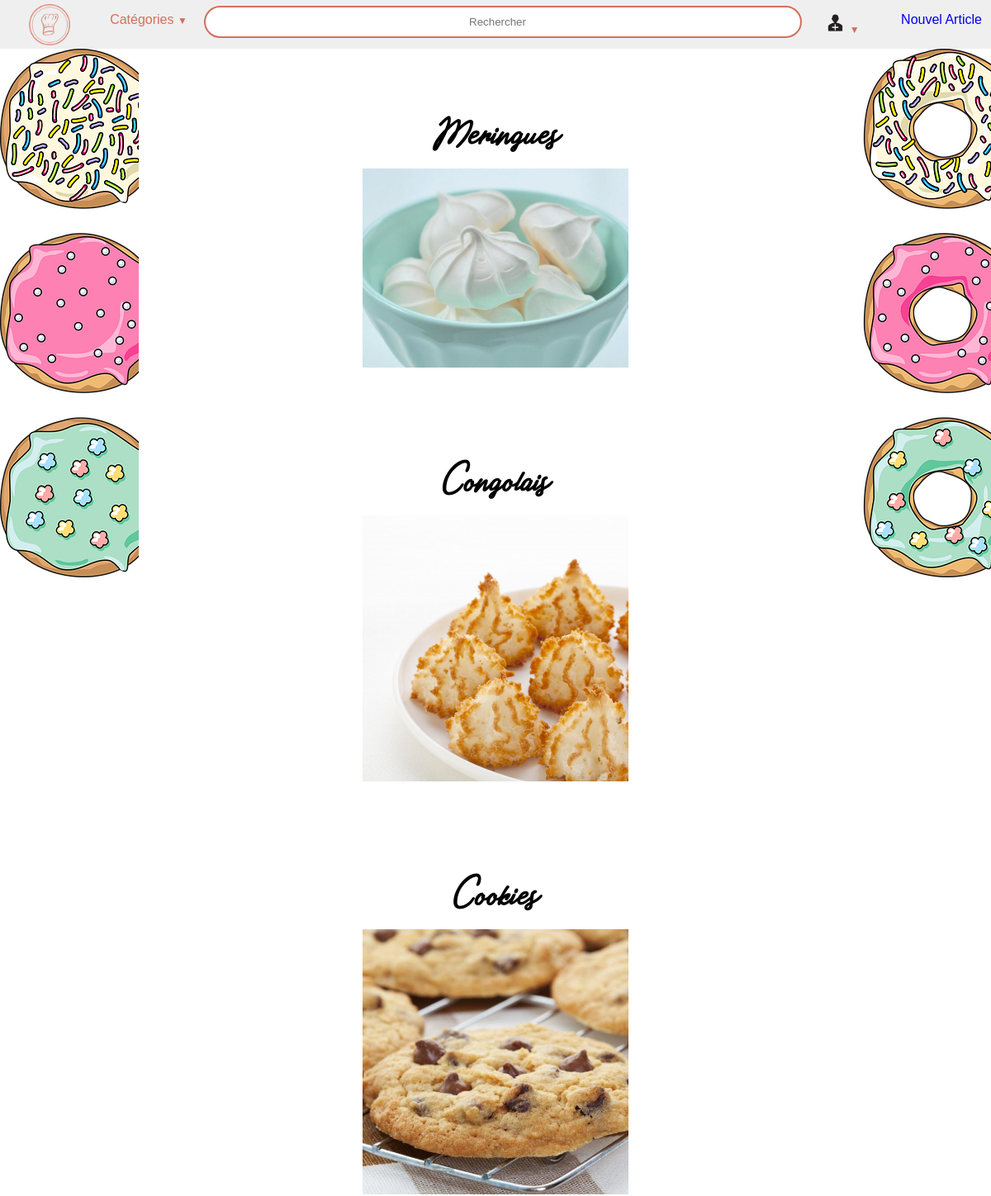
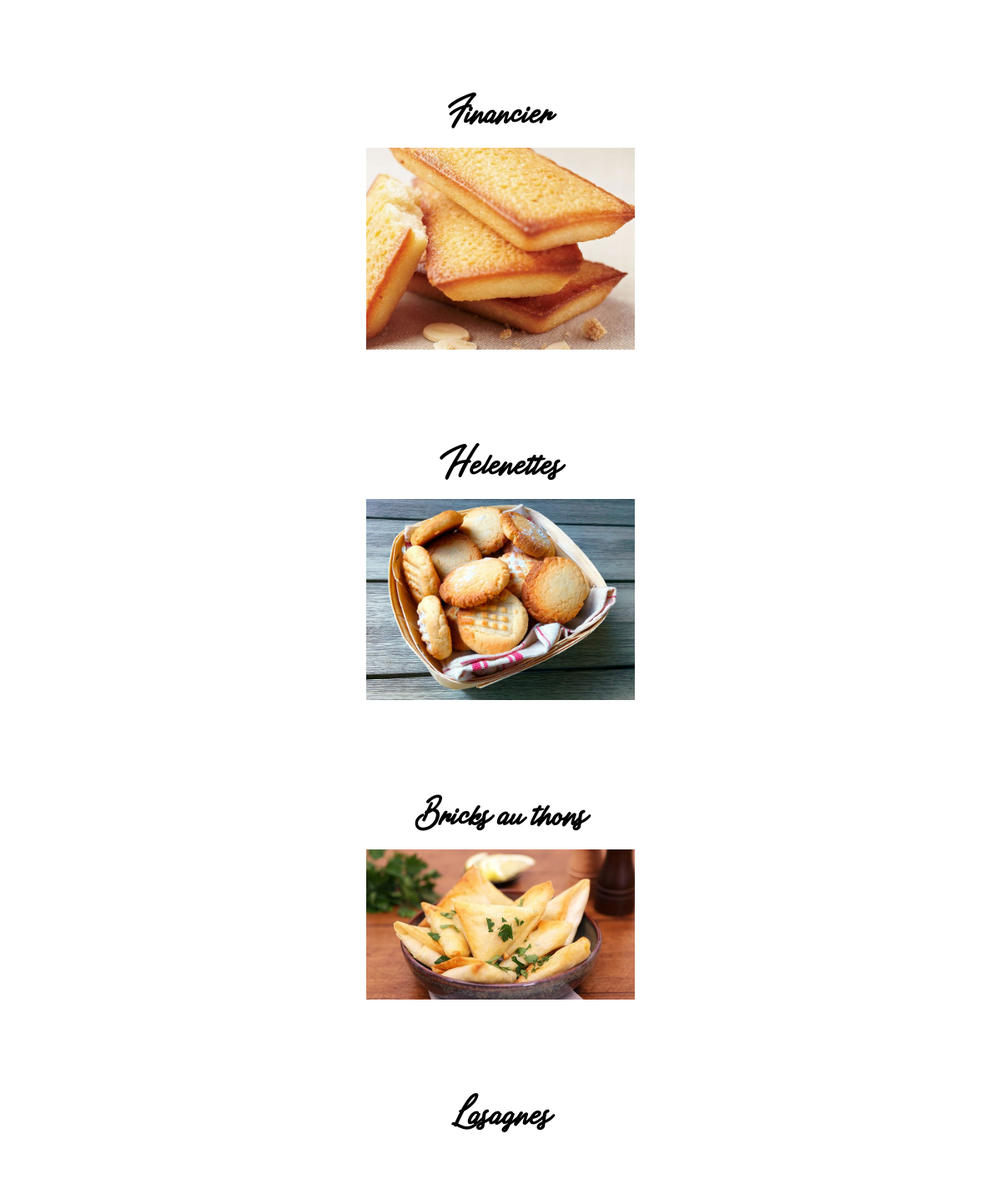
The page / on the database its author committed (2 pictures, top to bottom).
### tables this page shows
CREATE TABLE `articles` (
  `id` int(11) NOT NULL,
  `titre` varchar(45) NOT NULL,
  `type` varchar(20) NOT NULL,
  `ingrédients` text NOT NULL,
  `recette` text NOT NULL,
  `img` varchar(20) NOT NULL,
  `dates` date NOT NULL DEFAULT current_timestamp()
);

### index.php (the view, shortened to what this page needs)
<!DOCTYPE html>
<html lang="fr">
  <head>
    <link rel="stylesheet" href="index.css"/>
  </head>
  <body>
    <nav>
      <ul>
        <div class="gauche">
          <li><img height="50" width="50" src="images/logo.png" alt=""/></li>
          <li class="deroulant">Catégories
          </li>
        </div>
        <li><div class="centre">
          <form method="post"><input type="search" name="recherche" id="recherche" placeholder="Rechercher" /></form>
        </div> </li>
        <div class="droite">
          <li><a href="PHP/newarticle.php">Nouvel Article</a></li>
          <li class="deroulant"><img height="25" width="25" src="<?php if(isset($_SESSION['email'])){echo("images/login.png");}else{echo("images/logout.png");} ?>" alt=""/>
          </li>
        </div>
      </ul>
    </nav>
    <div class="bacgauche"></div>
    <div class="bacdroite"></div>
    <div class="corp">
        <?php
          $connexion=mysqli_connect("localhost","root","","projet");
          if(isset($_POST['recherche'])){
            $recherche=$_POST['recherche'];
              echo("<p id='leg'>Résultat pour votre recherche : ".$recherche."</p>");
              $reqarticle = mysqli_query($connexion, "SELECT * FROM articles WHERE titre LIKE '%$recherche%'");
              if ($article = mysqli_fetch_array($reqarticle)){
                echo("<div class='div_cont'>");
                echo("<h2 class='titre_article'>".$article['titre']."</h2>");
                echo("<a href='PHP/article.php?article=".$article['id']."'><img src='images/".$article['img'].".jpg' alt=''/></a>");
                echo("</div>");
                echo("<hr>");
                while ($article = mysqli_fetch_array($reqarticle)){
                  echo("<div class='div_cont'>");
                  echo("<h2 class='titre_article'>".$article['titre']."</h2>");
                  echo("<a href='PHP/article.php?article=".$article['id']."'><img src='images/".$article['img'].".jpg' alt=''/></a>");
                  echo("</div>");
                  echo("<hr>");
                }
              }else{
                echo("Erreur aucune recette ne correspond à votre recherche.");
              }
          }else{
            echo("<div id='articles'>");
            if(isset($_GET['categorie'])){
              $categorie=$_GET['categorie'];
              $reqarticle = mysqli_query($connexion, "SELECT * FROM articles WHERE  type = '$categorie'");
              if ($article = mysqli_fetch_array($reqarticle)){
                echo("<div class='div_cont'>");
                echo("<h2 class='titre_article'>".$article['titre']."</h2>");
                echo("<a href='PHP/article.php?article=".$article['id']."'><img src='images/".$article['img'].".jpg' alt=''/></a>");
                echo("</div>");
                while ($article = mysqli_fetch_array($reqarticle)){
                  echo("<div class='div_cont'>");
                  echo("<h2 class='titre_article'>".$article['titre']."</h2>");
                  echo("<a href='PHP/article.php?article=".$article['id']."'><img src='images/".$article['img'].".jpg' alt=''/></a>");
                  echo("</div>");
                }
              }else{
                echo("Erreur aucune recette ne correspond à votre recherche.");
              }
            }else{
              $reqarticle = mysqli_query($connexion, "SELECT * FROM articles");
              while ($article = mysqli_fetch_array($reqarticle)){
                echo("<div class='div_cont'>");
                echo("<h2 class='titre_article'>".$article['titre']."</h2>");
                echo("<a href='PHP/article.php?article=".$article['id']."'><img src='images/".$article['img'].".jpg' alt=''/></a>");
                echo("</div>");
              }
            }
          }
          echo("</div>");
        ?>
    </div>
  </body>
</html>

### index.css (style rules this page uses)
* { margin: 0px; padding: 0px; }
nav:not(.nav) { width: 100%; margin: 0 auto; color: #D1705D; top: 0px; z-index:1000; font-family: Avenir, sans-serif; background-color: #EFEFEF; }
nav { font-family:sans-serif; }
nav ul { list-style-type: none; }
nav ul li { float: left; text-align: center; position: relative; }
nav ul li:not(#recherche) { width: 10%; }
.gauche li { margin-top: 5px; position:relative; float: left; }
#recherche { width: 600%; margin: 9px; padding: 10px; float: left; border:0px; color: #D1705D; border-radius: 30px; text-align:center; outline: 2px solid #D1705D; }
.droite li { margin-top: 5px; width:10%; position:relative; float: right; }
nav ul::after { content: ""; display: table; clear: both; }
nav a,.deroulant { display: block; text-decoration: none; border-bottom: 2px solid transparent; padding: 10px 0px; }
.deroulant::after { content:"▼"; font-size: 12px; }
.bacgauche { min-width:14%; min-height: 100%; left:0px; z-index:0; position:fixed; background-image:url(images/bacgauche.png); width:14%; height: auto; background-repeat: no-repeat; }
.bacdroite { min-width:14%; min-height: 100%; right:0px; z-index:0; position:fixed; background-image:url(images/bacdroite.png); width:14%; height: auto; background-repeat: no-repeat; }
.corp { background-color:white; margin: auto; width: 72%; }
.div_cont { margin:auto; margin-top:40px; padding: 30px; text-align: center; }
.div_cont img { width: 40%; height: auto;x }
.div_cont h2 { font-family: "Travel Light Personal Use"; font-size: 2em; font-weight:bold; padding-bottom:10px; padding-bottom:10px; }

### rows shown on the page
articles: titre "Meringues", img (picture)
articles: titre "Congolais", img (picture)
articles: titre "Cookies", img (picture)
articles: titre "Financier", img (picture)
articles: titre "Helenettes", img (picture)
articles: titre "Bricks au thons", img (picture)
articles: titre "Lasagnes"
